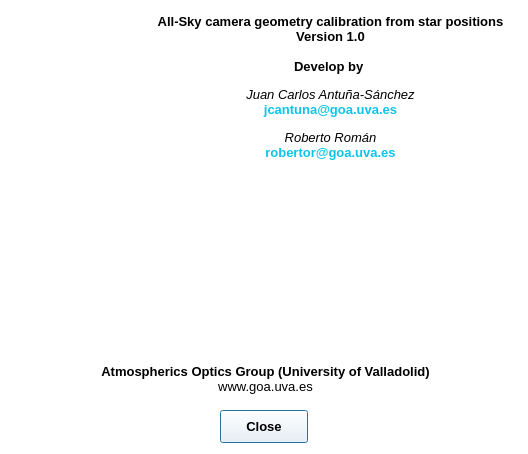
<?xml version="1.0" encoding="UTF-8"?>
<ui version="4.0">
 <class>about</class>
 <widget class="QDialog" name="about">
  <property name="geometry">
   <rect>
    <x>0</x>
    <y>0</y>
    <width>528</width>
    <height>454</height>
   </rect>
  </property>
  <property name="font">
   <font>
    <family>Arial</family>
   </font>
  </property>
  <property name="windowTitle">
   <string>About</string>
  </property>
  <property name="windowIcon">
   <iconset resource="../img/resource.qrc">
    <normaloff>:/img/logo_app-64.png</normaloff>:/img/logo_app-64.png</iconset>
  </property>
  <property name="windowOpacity">
   <double>1.000000000000000</double>
  </property>
  <property name="layoutDirection">
   <enum>Qt::LeftToRight</enum>
  </property>
  <property name="autoFillBackground">
   <bool>false</bool>
  </property>
  <property name="styleSheet">
   <string notr="true">background-color: rgb(255, 255, 255)</string>
  </property>
  <widget class="QLabel" name="logo">
   <property name="geometry">
    <rect>
     <x>200</x>
     <y>240</y>
     <width>127</width>
     <height>112</height>
    </rect>
   </property>
   <property name="text">
    <string/>
   </property>
   <property name="pixmap">
    <pixmap resource="../img/resource.qrc">:/img/logo.png</pixmap>
   </property>
   <property name="scaledContents">
    <bool>true</bool>
   </property>
  </widget>
  <widget class="QTextBrowser" name="textBrowser">
   <property name="geometry">
    <rect>
     <x>140</x>
     <y>10</y>
     <width>381</width>
     <height>221</height>
    </rect>
   </property>
   <property name="autoFillBackground">
    <bool>true</bool>
   </property>
   <property name="styleSheet">
    <string notr="true">background-color: none</string>
   </property>
   <property name="frameShape">
    <enum>QFrame::NoFrame</enum>
   </property>
   <property name="frameShadow">
    <enum>QFrame::Plain</enum>
   </property>
   <property name="verticalScrollBarPolicy">
    <enum>Qt::ScrollBarAlwaysOff</enum>
   </property>
   <property name="horizontalScrollBarPolicy">
    <enum>Qt::ScrollBarAlwaysOff</enum>
   </property>
   <property name="html">
    <string>&lt;!DOCTYPE HTML PUBLIC &quot;-//W3C//DTD HTML 4.0//EN&quot; &quot;http://www.w3.org/TR/REC-html40/strict.dtd&quot;&gt;
&lt;html&gt;&lt;head&gt;&lt;meta name=&quot;qrichtext&quot; content=&quot;1&quot; /&gt;&lt;style type=&quot;text/css&quot;&gt;
p, li { white-space: pre-wrap; }
&lt;/style&gt;&lt;/head&gt;&lt;body style=&quot; font-family:'Arial'; font-size:8.25pt; font-weight:400; font-style:normal;&quot;&gt;
&lt;p align=&quot;center&quot; style=&quot; margin-top:0px; margin-bottom:0px; margin-left:0px; margin-right:0px; -qt-block-indent:0; text-indent:0px;&quot;&gt;&lt;span style=&quot; font-size:10pt; font-weight:600; background-color:transparent;&quot;&gt;All-Sky camera geometry calibration from star positions&lt;/span&gt;&lt;/p&gt;
&lt;p align=&quot;center&quot; style=&quot; margin-top:0px; margin-bottom:0px; margin-left:0px; margin-right:0px; -qt-block-indent:0; text-indent:0px;&quot;&gt;&lt;span style=&quot; font-size:10pt; font-weight:600; background-color:transparent;&quot;&gt;Version 1.0&lt;/span&gt;&lt;/p&gt;
&lt;p align=&quot;center&quot; style=&quot;-qt-paragraph-type:empty; margin-top:0px; margin-bottom:0px; margin-left:0px; margin-right:0px; -qt-block-indent:0; text-indent:0px; font-size:10pt; font-weight:600;&quot;&gt;&lt;br /&gt;&lt;/p&gt;
&lt;p align=&quot;center&quot; style=&quot; margin-top:0px; margin-bottom:0px; margin-left:0px; margin-right:0px; -qt-block-indent:0; text-indent:0px;&quot;&gt;&lt;span style=&quot; font-size:10pt; font-weight:600;&quot;&gt;Develop by &lt;/span&gt;&lt;/p&gt;
&lt;p align=&quot;center&quot; style=&quot;-qt-paragraph-type:empty; margin-top:0px; margin-bottom:0px; margin-left:0px; margin-right:0px; -qt-block-indent:0; text-indent:0px;&quot;&gt;&lt;br /&gt;&lt;/p&gt;
&lt;p align=&quot;center&quot; style=&quot; margin-top:0px; margin-bottom:0px; margin-left:0px; margin-right:0px; -qt-block-indent:0; text-indent:0px;&quot;&gt;&lt;span style=&quot; font-size:10pt; font-style:italic;&quot;&gt;Juan Carlos Antuña-Sánchez&lt;/span&gt;&lt;/p&gt;
&lt;p align=&quot;center&quot; style=&quot; margin-top:0px; margin-bottom:0px; margin-left:0px; margin-right:0px; -qt-block-indent:0; text-indent:0px;&quot;&gt;&lt;span style=&quot; font-size:10pt; font-weight:600; color:#0dc4ed;&quot;&gt;jcantuna@goa.uva.es&lt;/span&gt;&lt;/p&gt;
&lt;p align=&quot;center&quot; style=&quot;-qt-paragraph-type:empty; margin-top:0px; margin-bottom:0px; margin-left:0px; margin-right:0px; -qt-block-indent:0; text-indent:0px;&quot;&gt;&lt;br /&gt;&lt;/p&gt;
&lt;p align=&quot;center&quot; style=&quot; margin-top:0px; margin-bottom:0px; margin-left:0px; margin-right:0px; -qt-block-indent:0; text-indent:0px;&quot;&gt;&lt;span style=&quot; font-size:10pt; font-style:italic;&quot;&gt;Roberto Román&lt;/span&gt;&lt;/p&gt;
&lt;p align=&quot;center&quot; style=&quot; margin-top:0px; margin-bottom:0px; margin-left:0px; margin-right:0px; -qt-block-indent:0; text-indent:0px;&quot;&gt;&lt;span style=&quot; font-size:10pt; font-weight:600; color:#0dc4ed;&quot;&gt;robertor@goa.uva.es&lt;/span&gt;&lt;/p&gt;&lt;/body&gt;&lt;/html&gt;</string>
   </property>
  </widget>
  <widget class="QPushButton" name="close_btn">
   <property name="geometry">
    <rect>
     <x>220</x>
     <y>410</y>
     <width>88</width>
     <height>33</height>
    </rect>
   </property>
   <property name="font">
    <font>
     <family>Arial</family>
     <pointsize>10</pointsize>
     <weight>75</weight>
     <bold>true</bold>
    </font>
   </property>
   <property name="text">
    <string>Close</string>
   </property>
  </widget>
  <widget class="QLabel" name="logo_app">
   <property name="geometry">
    <rect>
     <x>20</x>
     <y>30</y>
     <width>161</width>
     <height>161</height>
    </rect>
   </property>
   <property name="text">
    <string/>
   </property>
   <property name="pixmap">
    <pixmap resource="../img/resource.qrc">:/img/logo_app-200.png</pixmap>
   </property>
   <property name="scaledContents">
    <bool>true</bool>
   </property>
  </widget>
  <widget class="QTextBrowser" name="textBrowser_2">
   <property name="geometry">
    <rect>
     <x>10</x>
     <y>360</y>
     <width>511</width>
     <height>41</height>
    </rect>
   </property>
   <property name="font">
    <font>
     <family>Arial</family>
    </font>
   </property>
   <property name="autoFillBackground">
    <bool>false</bool>
   </property>
   <property name="styleSheet">
    <string notr="true">background-color: none</string>
   </property>
   <property name="frameShape">
    <enum>QFrame::NoFrame</enum>
   </property>
   <property name="frameShadow">
    <enum>QFrame::Sunken</enum>
   </property>
   <property name="lineWidth">
    <number>0</number>
   </property>
   <property name="verticalScrollBarPolicy">
    <enum>Qt::ScrollBarAlwaysOff</enum>
   </property>
   <property name="horizontalScrollBarPolicy">
    <enum>Qt::ScrollBarAlwaysOff</enum>
   </property>
   <property name="html">
    <string>&lt;!DOCTYPE HTML PUBLIC &quot;-//W3C//DTD HTML 4.0//EN&quot; &quot;http://www.w3.org/TR/REC-html40/strict.dtd&quot;&gt;
&lt;html&gt;&lt;head&gt;&lt;meta name=&quot;qrichtext&quot; content=&quot;1&quot; /&gt;&lt;style type=&quot;text/css&quot;&gt;
p, li { white-space: pre-wrap; }
&lt;/style&gt;&lt;/head&gt;&lt;body style=&quot; font-family:'Arial'; font-size:8.25pt; font-weight:400; font-style:normal;&quot;&gt;
&lt;p align=&quot;center&quot; style=&quot; margin-top:0px; margin-bottom:0px; margin-left:0px; margin-right:0px; -qt-block-indent:0; text-indent:0px;&quot;&gt;&lt;span style=&quot; font-size:10pt; font-weight:600;&quot;&gt;Atmospherics Optics Group (University of Valladolid)&lt;/span&gt;&lt;/p&gt;
&lt;p align=&quot;center&quot; style=&quot; margin-top:0px; margin-bottom:0px; margin-left:0px; margin-right:0px; -qt-block-indent:0; text-indent:0px;&quot;&gt;&lt;span style=&quot; font-size:10pt;&quot;&gt;www.goa.uva.es&lt;/span&gt;&lt;/p&gt;&lt;/body&gt;&lt;/html&gt;</string>
   </property>
  </widget>
  <zorder>logo</zorder>
  <zorder>close_btn</zorder>
  <zorder>textBrowser_2</zorder>
  <zorder>textBrowser</zorder>
  <zorder>logo_app</zorder>
 </widget>
 <resources>
  <include location="../img/resource.qrc"/>
 </resources>
 <connections/>
</ui>
